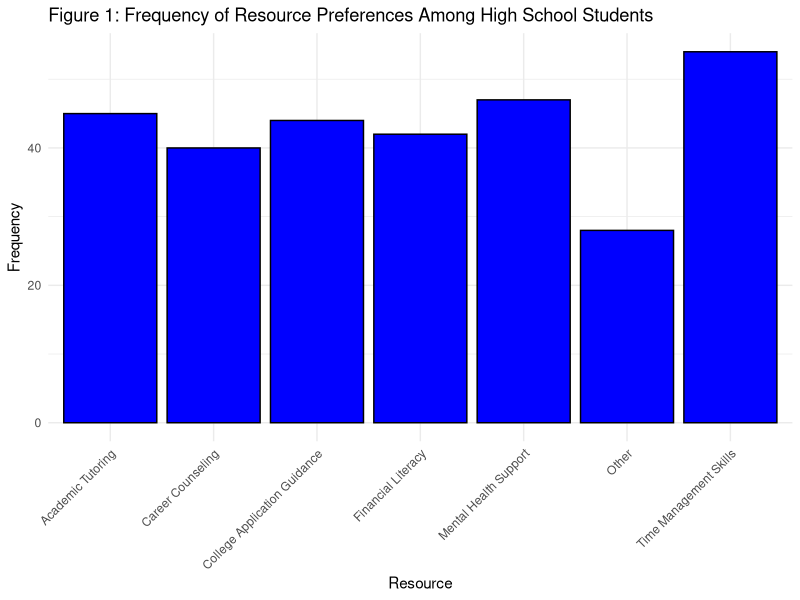

Generate this figure with R:
## ---- chunk 1

# Here you can load in and clean the data (you may need to do the cleaning in a separate R script - this is up to you). 
library(tidyverse)


# You may need additional chunks, in case you want to include some of the cleaning output.

## ---- chunk 2

set.seed(1234)
n <- 100
resources <- c("Academic Tutoring", "College Application Guidance", "Career Counseling",
               "Mental Health Support", "Time Management Skills", "Financial Literacy", "Other")

# Ensure unique selections for each student
sim_data <- tibble(id = 1:n) %>%
  rowwise() %>%  # Process each row individually
  mutate(
    resource1 = sample(resources, 1, replace = FALSE, prob = c(0.15, 0.15, 0.15, 0.15, 0.15, 0.15, 0.1)),  # First resource. We expect "Other" option is less likely to be selected.
    resource2 = sample(resources, 1, replace = FALSE, prob = c(0.15, 0.15, 0.15, 0.15, 0.15, 0.15, 0.1)),  # Second resource (unique)
    resource3 = sample(resources, 1, replace = FALSE, prob = c(0.15, 0.15, 0.15, 0.15, 0.15, 0.15, 0.1))  # Third resource (unique)
  ) %>%
  select(id, resource1, resource2, resource3)  # Keep only the needed columns

## ---- chunk 3

sim_data_clean <- sim_data %>%
  pivot_longer(cols = starts_with("resource"), names_to = "resource_num", values_to = "resource") %>%
  select(-resource_num)

# Create binary-coded dataset
sim_data_binary <- sim_data_clean %>%
  mutate(value = 1) %>%
  complete(id, resource, fill = list(value = 0)) %>%  # Fill missing with 0
  pivot_wider(
    id_cols = id,
    names_from = resource,
    values_from = value 
  )
## ---- chunk 4

sim_data_clean %>%
  ggplot(aes(x = resource)) +
  geom_bar(fill = "blue", col = "black") +
  theme_minimal() +
  labs(x = "Resource",
       y = "Frequency",
       title = "Figure 1: Frequency of Resource Preferences Among High School Students") +
  theme(axis.text.x = element_text(angle = 45, hjust = 1))

## ---- chunk 5

n <- nrow(sim_data_clean)
p_hat <- sim_data_clean %>% filter(resource == "Academic Tutoring") %>% nrow() / n
z_star <- 1.96
margin_of_error <- z_star * sqrt((p_hat * (1 - p_hat)) / n)
ci_lower <- p_hat - margin_of_error
ci_upper <- p_hat + margin_of_error

cat("Proportion of students preferring Academic Tutoring:", round(p_hat, 2), "\n")
cat("95% Confidence Interval: (", round(ci_lower, 2), ",", round(ci_upper, 2), ")\n")

## ---- chunk 6
head(sim_data)
